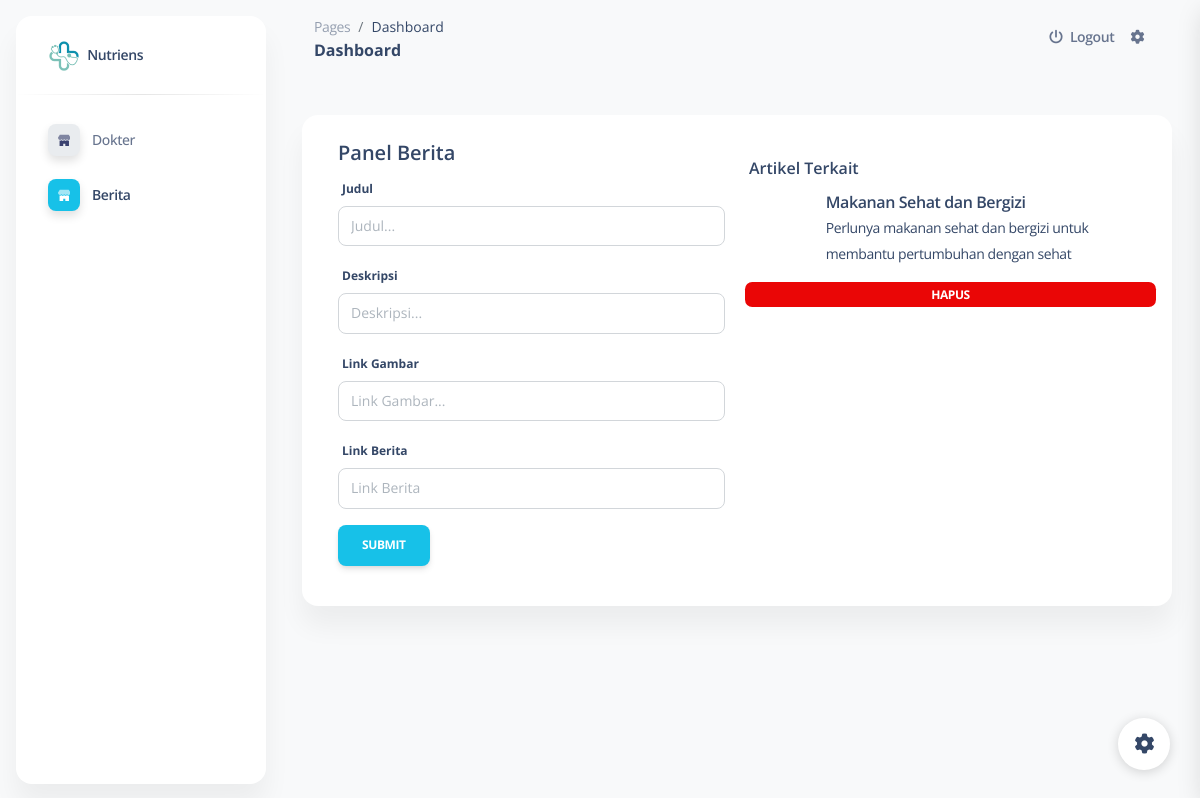
The app's page /admin/berita.php (signed in) with its own data.
### tables this page shows
CREATE TABLE `edukasi` (
  `id` int(11) NOT NULL,
  `judul` varchar(255) NOT NULL,
  `desc` varchar(500) NOT NULL,
  `gambar` varchar(255) NOT NULL,
  `link` varchar(255) NOT NULL
);

### admin/berita.php (the view, shortened to what this page needs)
<?php
$config = [
  "title" => "Nutriens",
  "page" => "Dashboard",
]
?>
<!DOCTYPE html>
<html lang="en">
<head>
  <link href="assets/css/nucleo-icons.css" rel="stylesheet" />
  <link href="assets/css/nucleo-svg.css" rel="stylesheet" />
  <link href="assets/css/nucleo-svg.css" rel="stylesheet" />
  <link id="pagestyle" href="assets/css/soft-ui-dashboard.css?v=1.0.7" rel="stylesheet" />
</head>
<body class="g-sidenav-show  bg-gray-100">
  <?php
  include "sidebar.php";
  ?>
  <main class="main-content position-relative max-height-vh-100 h-100 border-radius-lg ">
    <nav class="navbar navbar-main navbar-expand-lg px-0 mx-4 shadow-none border-radius-xl" id="navbarBlur" navbar-scroll="true">
      <div class="container-fluid py-1 px-3">
        <nav aria-label="breadcrumb">
          <ol class="breadcrumb bg-transparent mb-0 pb-0 pt-1 px-0 me-sm-6 me-5">
            <li class="breadcrumb-item text-sm"><a class="opacity-5 text-dark" href="javascript:;">Pages</a></li>
            <li class="breadcrumb-item text-sm text-dark active" aria-current="page"><?= $config['page']  ?></li>
          </ol>
          <h6 class="font-weight-bolder mb-0"><?= $config['page']  ?></h6>
        </nav>
        <div class="collapse navbar-collapse mt-sm-0 mt-2 me-md-0 me-sm-4" id="navbar">
          <ul class="navbar-nav  justify-content-end">
            <li class="nav-item d-flex align-items-center">
              <a href="../server/logout.php" class="nav-link text-body font-weight-bold px-0">
                <i class="fa fa-power-off me-sm-1"></i>
                <span class="d-sm-inline d-none">Logout</span>
              </a>
            </li>
            <li class="nav-item px-3 d-flex align-items-center">
              <a href="javascript:;" class="nav-link text-body p-0">
                <i class="fa fa-cog fixed-plugin-button-nav cursor-pointer"></i>
              </a>
            </li>
          </ul>
        </div>
      </div>
    </nav>
    <div class="container-fluid py-4">
      <div class="row m-1 mt-3">
        <div class="card">
          <div class="card-body">
            <div class="row">
              <div class="col-xl-6 col-12">
                <h5>Panel Berita</h5>
                <div class="row">
                  <form action="beritaprosess.php" method="post">
                    <label>Judul</label>
                    <div class="mb-3">
                    <input type="text" class="form-control" name="judul" placeholder="Judul...">
                    </div>
                    <label>Deskripsi</label>
                    <div class="mb-3">
                    <input type="text" class="form-control" name="desc" placeholder="Deskripsi...">
                    </div>
                    <label>Link Gambar</label>
                    <div class="mb-3">
                    <input type="text" class="form-control" name="gambar" placeholder="Link Gambar...">
                    </div>
                    <label>Link Berita</label>
                    <div class="mb-3">
                    <input type="text" class="form-control" name="link" placeholder="Link Berita">
                    </div>
                    <button class="btn btn-info" type="submir">Submit</button>
                  </form>
              </div>
              </div>
              <div class="col-xl-6 col-12 mt-5 mt-xl-0">
                <div class="row mt-3">
                  <h6>Artikel Terkait</h6>
                  <?php
                    include '../server/koneksi.php';
                    $sql = "SELECT * FROM edukasi";
                    $query = mysqli_query($koneksi, $sql);
                    while($data = mysqli_fetch_array($query)){
                  ?>
                  <a href="<?= $data['link'] ?>" class="col-12 mb-3 text-decoration-none" target="_blank">
                    <div class="d-flex align-items-center">
                      <div class="ms-3">
                        <h6 class="m-0"><?= $data['judul'] ?></h6>
                        <span class="text-sm m-0"><?= $data['desc'] ?><span>
                    </div>
                  </div>
                    </a>
                    <a href="hapusberita.php?id=<?= $data['id'] ?>" class="badge bg-danger mx-2">Hapus</a>
                <?php } ?>
                </div>
              </div>
            </div>
          </div>
        </div>
      </div>
    </div>
  </main>
  <div class="fixed-plugin">
    <a class="fixed-plugin-button text-dark position-fixed px-3 py-2">
      <i class="fa fa-cog py-2"> </i>
    </a>
  </div>
</body>
</html>

### records on screen
edukasi: judul "Makanan Sehat dan Bergizi", desc "Perlunya makanan sehat dan bergizi untuk membantu pertumbuhan dengan sehat"

### other values on screen
$config['page'] "Dashboard"
